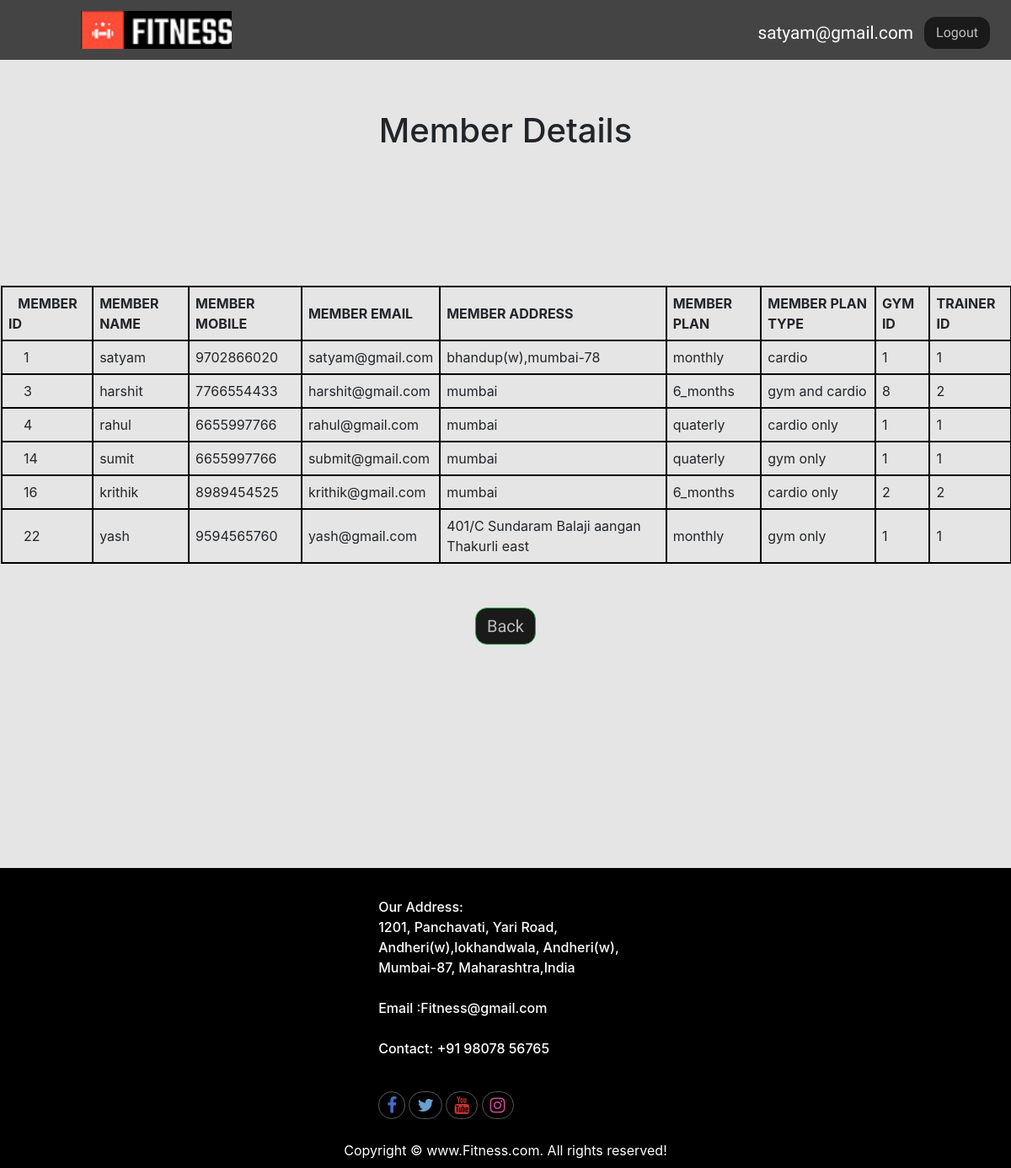
Page /admin_login/view_member.php (signed in) on the committed database.
### tables this page shows
CREATE TABLE `member` (
  `member_id` int(50) NOT NULL,
  `member_name` varchar(50) NOT NULL,
  `member_mobile` varchar(12) NOT NULL,
  `member_email` varchar(50) NOT NULL,
  `member_address` varchar(225) NOT NULL,
  `member_plan` varchar(50) NOT NULL,
  `member_plan_type` varchar(50) NOT NULL,
  `gym_id` int(50) NOT NULL,
  `trainer_id` int(50) NOT NULL
);

### admin_login/view_member.php (the view, shortened to what this page needs)
<?php
require_once('connection.php');
if (isset($_SESSION['email'])) {
?>
    <!DOCTYPE html>
    <html lang="en">
    <head>
        <link rel="stylesheet" href="bootstrap.css">
        <link rel="stylesheet" href="../css/style.css">
        <link rel="stylesheet" media="screen and (max-width: 1170px)" href="../css/phone.css">
        <link rel="stylesheet" href="https://stackpath.bootstrapcdn.com/font-awesome/4.7.0/css/font-awesome.min.css">
    </head>
    <body>
        <nav id="navbar">
            <div id="logo">
                <img src="../logo.png">
            </div>
            <ul>
                <li class="rimail"><a><?php echo ' ' . $_SESSION['email'] . '<br/>'; ?></a></li>
            </ul>
            <div class="rightc">
                <?php echo '<a href="logout.php?logout"  class="btn">Logout</a>'; ?>
            </div>
        </nav>
        <section id="homee">
            <?php
            $query = "select * from member ";
            $run_query = mysqli_query($con, $query);
            $count = mysqli_num_rows($run_query);
            if ($count > 0) {
            ?>
                <p>
                    <h1>Member Details</h1>
                </p>
                <table style="width:100%">
                    <tr>
                        <th>&nbsp;&nbsp;&nbsp;MEMBER ID</th>
                        <th>MEMBER NAME</th>
                        <th>MEMBER MOBILE</th>
                        <th>MEMBER EMAIL</th>
                        <th>MEMBER ADDRESS</th>
                        <th>MEMBER PLAN</th>
                        <th>MEMBER PLAN TYPE</th>
                        <th>GYM ID</th>
                        <th>TRAINER ID</th>
                    </tr>
                    <?php
                    while ($row = mysqli_fetch_array($run_query)) {
                        $member_id = $row['member_id'];
                        $member_name = $row['member_name'];
                        $member_mobile = $row['member_mobile'];
                        $member_email = $row['member_email'];
                        $member_address = $row['member_address'];
                        $member_plan = $row['member_plan'];
                        $member_plan_type = $row['member_plan_type'];
                        $gym_id = $row['gym_id'];
                        $trainer_id = $row['trainer_id'];
                    ?>
                        <tr>
                            <td>&nbsp;&nbsp;&nbsp;
                                <?php echo $member_id;   ?>
                            </td>
                            <td>
                                <?php echo  $member_name;   ?>
                            </td>
                            <td>
                                <?php echo $member_mobile;   ?>
                            </td>
                            <td>
                                <?php echo $member_email;   ?>
                            </td>
                            <td>
                                <?php echo $member_address;   ?>
                            </td>
                            <td>
                                <?php echo $member_plan;   ?>
                            </td>
                            <td>
                                <?php echo $member_plan_type;   ?>
                            </td>
                            <td>
                                <?php echo $gym_id;   ?>
                            </td>
                            <td>
                                <?php echo $trainer_id;   ?>
                            </td>
                        </tr>
                        <br>
                        <?php
                    }
                    ?>
                </table>
                <div class="cbtn">
                    <a href='Wellcome.php' style="font-size: 20px;" class="btn btn-success mt-3">Back</a>
                </div>
                <?php
            } else {
                header("NO MEMBER");
            }
            ?>
        </section>
        <br><br><br><br><br><br><br><br><br><br><br>
        <footer>
            <div class="mid">
                <p>Our Address:<br> 1201, Panchavati, Yari Road, Andheri(w),lokhandwala, Andheri(w), Mumbai-87, Maharashtra,India <br><br> Email :Fitness@gmail.com <br><br> Contact: +91 98078 56765 <br>
                    <br>
                </p>
                <div class="social">
                    <a href="https://facebook.com" target="_blank" class="soc soc-f"><i class="fa fa-facebook"></i></a>
                    <a href="https://twitter.com" target="_blank" class="soc soc-t"><i class="fa fa-twitter"></i></a>
                    <a href="https://youtube.com" target="_blank" class="soc soc-y"><i class="fa fa-youtube"></i></a>
                    <a href="https://instagram.com" target="_blank" class="soc soc-i"><i class="fa fa-instagram"></i></a>
                </div>
            </div>
            <div class="center">
                Copyright &copy; www.Fitness.com. All rights reserved!
            </div>
        </footer>
    </body>
    </html>
    <?php
} else {
    header("location:index.php");
}
?>

### css/style.css (style rules this page uses)
* { margin: 0; padding: 0; }
html { scroll-behavior: smooth; }
:root { --navbar-height: 59px; }
#navbar { display: flex; align-items: center; position: sticky; top: 0px; }
#navbar::before { content: ""; background-color: black; position: absolute; top: 0px; left: 0px; height: 100%; width: 100%; z-index: -1; opacity: 0.7; }
.rightc { display: inline-block; position: absolute; right: 2%; top: 27%; }
.btn { font-family: 'Baloo Bhai', cursive; text-decoration: none; padding: 3px 5px; background-color: rgb(26, 26, 26); color: rgb(190, 190, 190); margin: 1px; font-size: 16px; padding: 6px 13px; border-radius: 14px; cursor: pointer; }
#logo { margin: 10px 90px; }
#logo img { height: 45px; margin: 3px 90px 3px 6px; }
#navbar ul { display: flex; font-family: 'Baloo Bhai', cursive; }
#navbar ul li { list-style: none; font-size: 1.3rem; }
#navbar ul li a { color: white; display: block; padding: 3px 22px; border-radius: 20px; text-decoration: none; }
.rimail { position: absolute; right: 6%; top: 26%; color: white; display: block; padding: 3px 22px; border-radius: 20px; text-decoration: none; }
footer { display: flex; flex-direction: column; background: black; color: white; padding: 9px 20px; }
.center { text-align: center; }
.mid { margin: auto; padding: 25px 0px; width: 26%; font-size: 16px; font-weight: 500; }
.soc { border: 1px solid rgb(87, 87, 87); border-radius: 25px; width: 25px; font-size: 21px; padding: 3px 9px; color: aqua; }
.soc-f { color: rgb(73, 106, 196); }
.soc-t { color: rgb(104, 161, 207); }
.soc-y { color: rgb(197, 52, 52); }
.soc-i { color: rgb(196, 73, 141); }

### css/phone.css (style rules this page uses)
#navbar { flex-direction: column; }
#navbar ul li a { font-size: 1rem; padding: 0px 7px; padding-bottom: 8px; }
.btn { font-size: 13px; padding: 4px 8px; }

### admin_login/view_member.php (style rules this page uses)
body { background-color: rgba(0, 0, 0, 0.1); }
.cbtn { margin-top: 3%; text-align: center; }
h1 { text-align: center; margin-top: 5%; height: 2%; }
table, td, tr, th { padding: 7px; border: 2px solid black; }
table { margin-left: 1px; }

### rows in the picture
member: member_id "1", member_name "satyam", member_mobile "9702866020", member_email "satyam@gmail.com", member_address "bhandup(w),mumbai-78", member_plan "monthly", member_plan_type "cardio", gym "1", trainer "1"
member: member_id "3", member_name "harshit", member_mobile "7766554433", member_email "harshit@gmail.com", member_address "mumbai", member_plan "6_months", member_plan_type "gym and cardio", gym "8", trainer "2"
member: member_id "4", member_name "rahul", member_mobile "6655997766", member_email "rahul@gmail.com", member_address "mumbai", member_plan "quaterly", member_plan_type "cardio only", gym "1", trainer "1"
member: member_id "14", member_name "sumit", member_mobile "6655997766", member_email "submit@gmail.com", member_address "mumbai", member_plan "quaterly", member_plan_type "gym only", gym "1", trainer "1"
member: member_id "16", member_name "krithik", member_mobile "8989454525", member_email "krithik@gmail.com", member_address "mumbai", member_plan "6_months", member_plan_type "cardio only", gym "2", trainer "2"
member: member_id "22", member_name "yash", member_mobile "9594565760", member_email "yash@gmail.com", member_address "401/C Sundaram Balaji aangan Thakurli east", member_plan "monthly", member_plan_type "gym only", gym "1", trainer "1"

### other values in the picture
$_SESSION['email'] "satyam@gmail.com"
